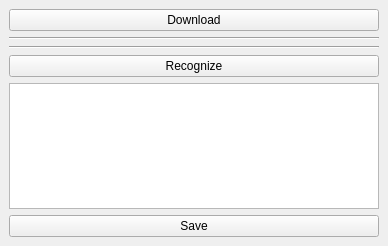
<?xml version="1.0" encoding="UTF-8"?>
<ui version="4.0">
 <class>MainWindow</class>
 <widget class="QMainWindow" name="MainWindow">
  <property name="geometry">
   <rect>
    <x>0</x>
    <y>0</y>
    <width>388</width>
    <height>246</height>
   </rect>
  </property>
  <property name="windowTitle">
   <string>Kana Recognizer</string>
  </property>
  <widget class="QWidget" name="centralwidget">
   <layout class="QVBoxLayout" name="verticalLayout">
    <item>
     <widget class="QPushButton" name="downloadButton">
      <property name="text">
       <string>Download</string>
      </property>
     </widget>
    </item>
    <item>
     <widget class="Line" name="line_2">
      <property name="orientation">
       <enum>Qt::Horizontal</enum>
      </property>
     </widget>
    </item>
    <item>
     <layout class="QGridLayout" name="gridLayout"/>
    </item>
    <item>
     <widget class="Line" name="line">
      <property name="orientation">
       <enum>Qt::Horizontal</enum>
      </property>
     </widget>
    </item>
    <item>
     <widget class="QPushButton" name="recognizeButton">
      <property name="text">
       <string>Recognize</string>
      </property>
     </widget>
    </item>
    <item>
     <widget class="QTextBrowser" name="textBrowser">
      <property name="autoFillBackground">
       <bool>false</bool>
      </property>
      <property name="html">
       <string>&lt;!DOCTYPE HTML PUBLIC &quot;-//W3C//DTD HTML 4.0//EN&quot; &quot;http://www.w3.org/TR/REC-html40/strict.dtd&quot;&gt;
&lt;html&gt;&lt;head&gt;&lt;meta name=&quot;qrichtext&quot; content=&quot;1&quot; /&gt;&lt;style type=&quot;text/css&quot;&gt;
p, li { white-space: pre-wrap; }
&lt;/style&gt;&lt;/head&gt;&lt;body style=&quot; font-family:'MS Shell Dlg 2'; font-size:8.25pt; font-weight:400; font-style:normal;&quot;&gt;
&lt;p align=&quot;center&quot; style=&quot;-qt-paragraph-type:empty; margin-top:0px; margin-bottom:0px; margin-left:0px; margin-right:0px; -qt-block-indent:0; text-indent:0px;&quot;&gt;&lt;br /&gt;&lt;/p&gt;&lt;/body&gt;&lt;/html&gt;</string>
      </property>
     </widget>
    </item>
    <item>
     <widget class="QPushButton" name="saveButton">
      <property name="text">
       <string>Save</string>
      </property>
     </widget>
    </item>
   </layout>
  </widget>
 </widget>
 <resources/>
 <connections/>
</ui>
